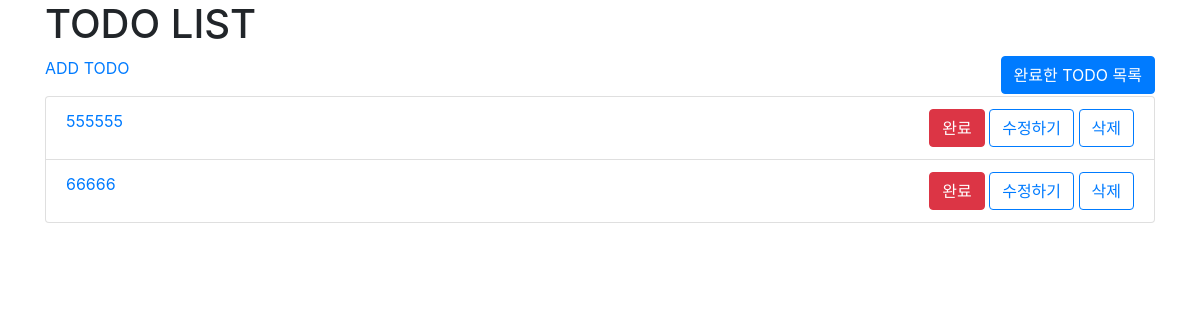
Before: / with the older database file.
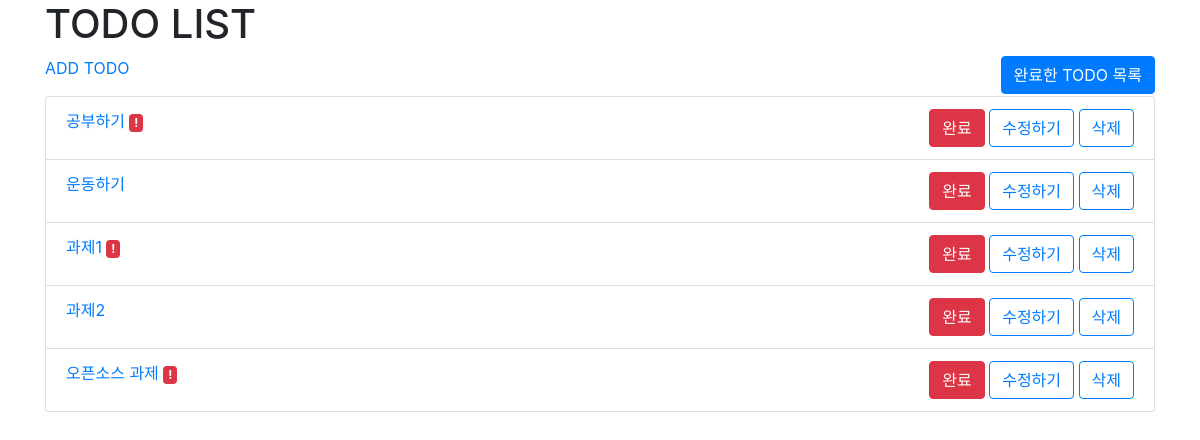
After: the same page with the newer database file.
### todoApp/models.py (models this page shows, shortened)
class Todo(models.Model):
    title = models.CharField(max_length=100)
    description = models.TextField(blank=True)
    created_at = models.DateTimeField(auto_now_add=True)
    completed = models.BooleanField(default=False)
    important = models.BooleanField(default=False)

### todoApp/views.py (the view)
# urls.py: path('', views.todoList, name='todoList'),
def todoList(request):
    todos = Todo.objects.filter(completed=False)
    return render(request, 'todoApp/todoList.html', {'todos': todos})

### todoApp/templates/todoApp/todoList.html (shortened to what this page needs)
<!doctype html>
<html lang="en">
<head>
<link rel="stylesheet" href="https://cdn.jsdelivr.net/npm/bootstrap@4.6.1/dist/css/bootstrap.min.css"
>
</head>
<body>
<div class="container">
<h1>TODO LIST</h1>
<p>
    <a href= "/post/">ADD TODO</a>
    <a href= {% url 'todoDoneList' %} class="btn btn-primary" style="float:right">완료한 TODO 목록</a>
</p>
<ul class="list-group">
    {% for todo in todos %}
    <li class="list-group-item">
        <a href="/{{todo.pk}}/">{{ todo.title }}</a>
        {% if todo.important %}
        <span class="badge badge-danger">!</span>
        {% endif %}
        <div style="float:right">
        <a href="/done/{{todo.pk}}" class="btn btn-danger">완료</a>
        <a href="/{{todo.pk}}/edit/" class="btn btn-outline-primary">수정하기</a>
        <a href="/{{todo.pk}}/ListDelete/" class="btn btn-outline-primary">삭제</a>
        </div>
    </li>
    {% endfor %}
</ul>
</div>
</body>
</html>

Changed rows visible on the page:
removed Todo: title "555555"
removed Todo: title "66666"
added Todo: title "공부하기"
added Todo: title "운동하기"
added Todo: title "과제1"
added Todo: title "과제2"
added Todo: title "오픈소스 과제"
